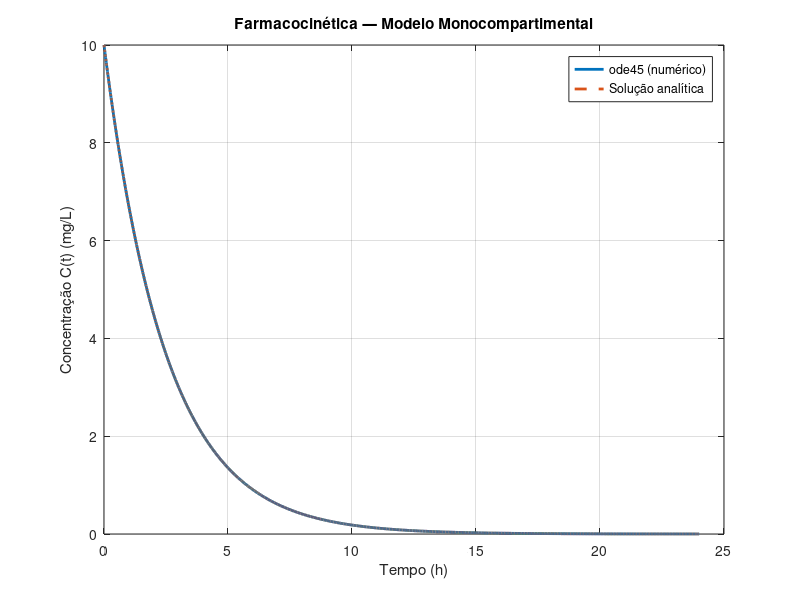
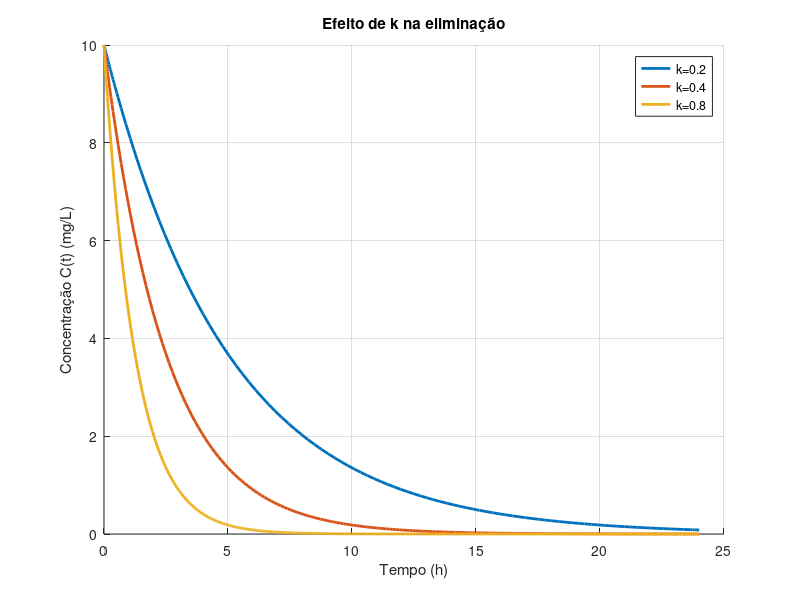

These charts were generated, in order, by the following MATLAB code:
%% Farmacocinética

clear;
close all;
clc;

%% Parâmetros base
C0 = 10;          % mg/L
k  = 0.4;         % 1/h
tspan = [0 24];   % horas

t_plot = tspan(1):0.001:tspan(end);

%% Solver settings
opts = odeset('RelTol',1e-6,'AbsTol',1e-9);

%% ============================
% FIGURA 1 — ode45 vs analítica
% ============================
odefun = @(t,C) -k*C;

[t,C] = ode45(odefun, tspan, C0, opts);
C_ana = C0 * exp(-k*t_plot);

fig1 = figure('Color','w','Position',[100 100 900 550]);
plot(t, C, 'LineWidth', 2); hold on
plot(t_plot, C_ana, '--', 'LineWidth', 2); hold off

title('Farmacocinética — Modelo Monocompartimental')
xlabel('Tempo (h)')
ylabel('Concentração C(t) (mg/L)')
legend('ode45 (numérico)','Solução analítica','Location','northeast')
grid on


%% ============================
% FIGURA 2 — efeito de k
% ============================
k_list = [0.2 0.4 0.8];  % 1/h

fig2 = figure('Color','w','Position',[100 100 900 550]);
hold on
for kk = k_list
    [t2,C2] = ode45(@(t,C) -kk*C, tspan, C0, opts);
    plot(t2, C2, 'LineWidth', 2);
end

title('Efeito de k na eliminação')
xlabel('Tempo (h)')
ylabel('Concentração C(t) (mg/L)')
legend("k=0.2","k=0.4","k=0.8",'Location','best')
grid on
